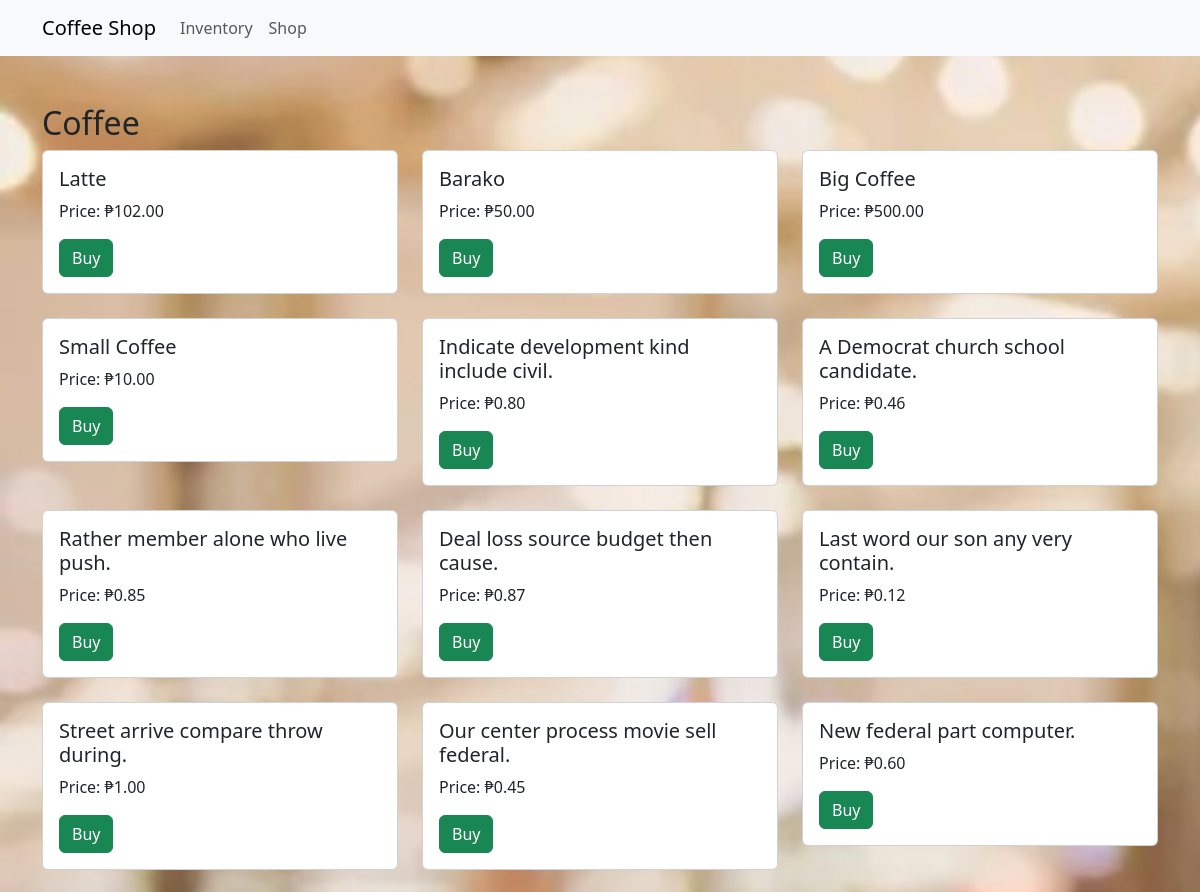
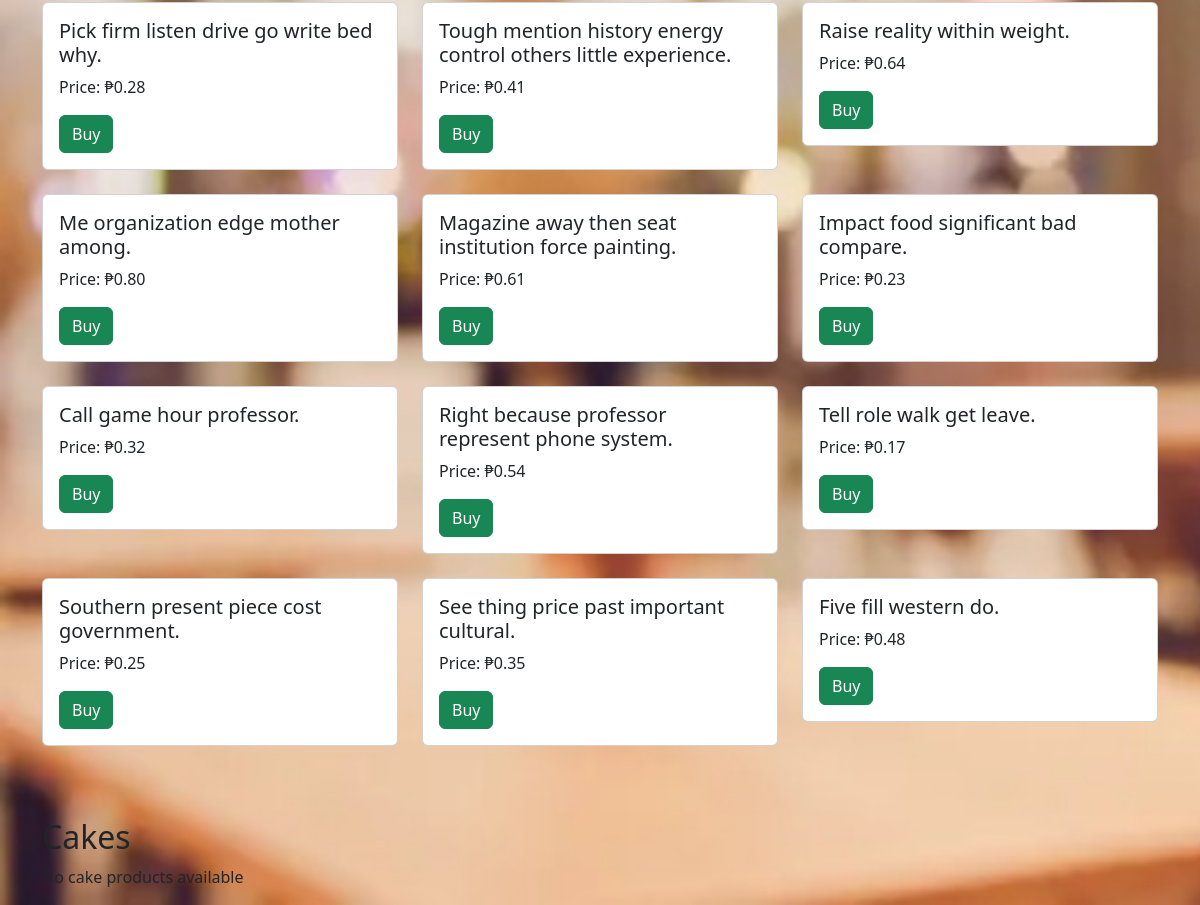
The page / on the database its author committed (2 pictures, top to bottom).
### inventory/models.py (models this page shows, shortened)
class CoffeeName(models.Model):
    title = models.CharField(max_length=100)
    description = models.TextField(null=True, blank=True)
    price = models.DecimalField(null=True, max_digits=10, decimal_places=2)
    created = models.DateTimeField(auto_now_add=True)

### shop/views.py (the view)
# urls.py: path("", ProductList.as_view(), name="products_list"),
class ProductList(ListView):
    model = Product
    context_object_name = 'products'
    success_url = reverse_lazy('coffeeNames')
    def get_context_data(self, **kwargs):
        context = super().get_context_data(**kwargs)
        context['coffee_names'] = CoffeeName.objects.all()  # Pass CoffeeName objects to the context
        return context

### shop/templates/shop/product_list.html (shortened to what this page needs)
<!DOCTYPE html>
<html lang="en">
<head>
    <link href="https://cdn.jsdelivr.net/npm/bootstrap@5.3.0/dist/css/bootstrap.min.css" rel="stylesheet">
    <link href="/coffeeshop/shop/static/style.css" rel="stylesheet">
</head>
<body style="background-color: bisque; background-size: cover; background-repeat: no-repeat; background-attachment: fixed;">
    <nav class="navbar navbar-expand-lg navbar-light bg-light transparent-navbar">
        <div class="container">
            <a class="navbar-brand" href="#">Coffee Shop</a>
            <div class="collapse navbar-collapse" id="navbarNav">
                <ul class="navbar-nav ml-auto">
                    <li class="nav-item">
                        <a class="nav-link" href="{% url 'coffeeNames' %}">Inventory</a>
                    </li>
                    <li class="nav-item">
                        <a class="nav-link" href="#">Shop</a>
                    </li>
                </ul>
            </div>
        </div>
    </nav>
    <div class="container mt-5">
        <h2>Coffee</h2>
        <div class="row">
            {% for product in coffee_names %}
                <div class="col-lg-4 col-md-6 mb-4">
                    <div class="card">
                        <div class="card-body">
                            <h5 class="card-title">{{ product.title }}</h5>
                            <p class="card-text">Price: ₱{{ product.price }}</p>
                            <a href="#" class="btn btn-success">Buy</a>
                        </div>
                    </div>
                </div>
            {% empty %}
                <div class="col">
                    <p>No coffee products available</p>
                </div>
            {% endfor %}
        </div>
    </div>
    <div class="container mt-5">
        <h2>Cakes</h2>
        <div class="row">
            {% for product in cake_names %}
                <div class="col-lg-4 col-md-6 mb-4">
                    <div class="card">
                        <div class="card-body">
                            <h5 class="card-title">{{ product.title }}</h5>
                            <p class="card-text">Price: ₱{{ product.price }}</p>
                            <a href="#" class="btn btn-success">Buy</a>
                        </div>
                    </div>
                </div>
            {% empty %}
                <div class="col">
                    <p>No cake products available</p>
                </div>
            {% endfor %}
        </div>
    </div>
</body>
</html>

### shop/static/style.css (style rules this page uses)
body { background-color: bisque; background-image: url('/coffeeshop/coffee-1.jpg'); background-size: cover; background-repeat: no-repeat; background-attachment: fixed; }

### rows shown on the page
CoffeeName: title "Latte", price "102.00"
CoffeeName: title "Barako", price "50.00"
CoffeeName: title "Big Coffee", price "500.00"
CoffeeName: title "Small Coffee", price "10.00"
CoffeeName: title "Indicate development kind include civil.", price "0.80"
CoffeeName: title "A Democrat church school candidate.", price "0.46"
CoffeeName: title "Rather member alone who live push.", price "0.85"
CoffeeName: title "Deal loss source budget then cause.", price "0.87"
CoffeeName: title "Last word our son any very contain.", price "0.12"
CoffeeName: title "Street arrive compare throw during.", price "1.00"
CoffeeName: title "Our center process movie sell federal.", price "0.45"
CoffeeName: title "New federal part computer.", price "0.60"
CoffeeName: title "Pick firm listen drive go write bed why.", price "0.28"
CoffeeName: title "Tough mention history energy control others little experience.", price "0.41"
CoffeeName: title "Raise reality within weight.", price "0.64"
CoffeeName: title "Me organization edge mother among.", price "0.80"
CoffeeName: title "Magazine away then seat institution force painting.", price "0.61"
CoffeeName: title "Impact food significant bad compare.", price "0.23"
CoffeeName: title "Call game hour professor.", price "0.32"
CoffeeName: title "Right because professor represent phone system.", price "0.54"
CoffeeName: title "Tell role walk get leave.", price "0.17"
CoffeeName: title "Southern present piece cost government.", price "0.25"
CoffeeName: title "See thing price past important cultural.", price "0.35"
CoffeeName: title "Five fill western do.", price "0.48"
